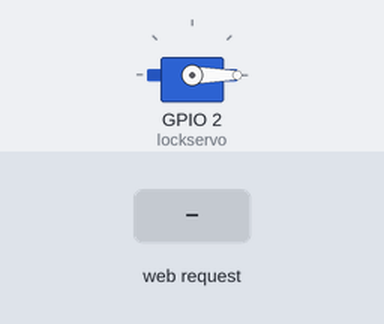
Simulated run of this sketch. Board: ESP8266 (NodeMCU). Shown: servo. The test bench sets the inputs (shaded band). WiFi joins after 1.5 s; servers stay silent unless stated.

Above: at 2.7 s.
2.8 s: HTTP request GET /LOCKON received
At 4.1 s:
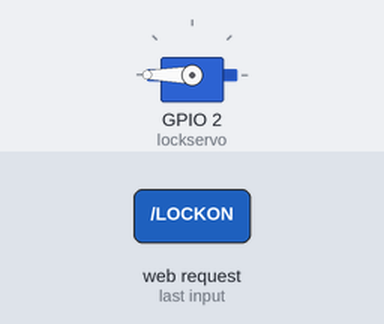
Timing chart, 0 to 9.4 s (numbered marks = the images above; inputs shaded):
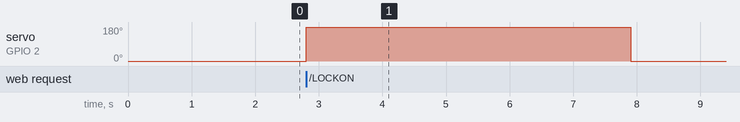

The sketch:

lock.ino
```cpp
#include <ESP8266WiFi.h>
#include <ESP8266mDNS.h>
#include <WiFiUdp.h>
#include <ArduinoOTA.h>
#include <Servo.h>

Servo lockservo;

const char* ssid = "ssid"; //接入wifi
const char* password = "password";

const char* assid = "ssid"; //创建ap接入点，新版本已取消ap模式使esp8266进入睡眠模式降低功耗
const char* asecret = "password";

WiFiServer server(80);

int connCount = 0;
int lockState = 0;
unsigned long previousMillis = 0;
const long interval = 5000; //开锁时长ms

void setup() {
  WiFi.mode(WIFI_STA);
  /*需要ap模式请取消此处注释，使用ap模式将无法进入睡眠模式降低功耗
  //WiFi.mode(WIFI_AP_STA);
  //WiFi.softAP(assid, asecret);
  */
  WiFi.begin(ssid, password);
  lockservo.attach(2); //定义舵机接口
  lockservo.write(0); //初始化舵机角度

  while (WiFi.waitForConnectResult() != WL_CONNECTED) { //30次连接不上跳出循环
    delay(500);
    if(connCount > 30) {
      break;
    }
    connCount += 1;
  }

  ArduinoOTA.begin();
  server.begin();
}


String prepareHtmlPage(){
  String htmlPage =
     String("HTTP/1.1 200 OK\r\n") +
            "Content-Type: text/html\r\n" +
            "Connection: close\r\n" +
            "\r\n" +

            "<!DOCTYPE html> <html>\n"+
            "<head><meta name=\"viewport\" content=\"width=device-width, initial-scale=1.0, user-scalable=no\">\n"+
            "<title>LOCK Control</title>\n"+
            "<style>html { font-family: Helvetica; display: inline-block; margin: 0px auto; text-align: center;}\n"+
            "body{margin-top: 50px;} h1 {color: #444444;margin: 50px auto 30px;} h3 {color: #444444;margin-bottom: 50px;}\n"+
            ".button {display: block;width: 120px;background-color: #1abc9c;border: none;color: white;padding: 13px 30px;text-decoration: none;font-size: 25px;margin: 0px auto 35px;cursor: pointer;border-radius: 4px;}\n"+
            ".button-on {background-color: #5AD2FF;}\n"+
            ".button-on:active {background-color: #DE341E;}\n"+

            ".button-off {background-color: #34495e;}\n"+
            ".button-off:active {background-color: #DE341E;}\n"+
            "p {font-size: 14px;color: #888;margin-bottom: 10px;}\n"+
            "</style>\n"+
            "</head>\n"+
            "<body>\n"+

            "<h1>LOCK state: <strong>""" + lockState + """</strong></h1>"
            "<form id='F1' action='LOCKON'><input class='button button-on' type='submit' value='ON' ></form><br>"+

            "</html>" +
            "\r\n";
  return htmlPage;
}

void loop() {
  ArduinoOTA.handle();

  WiFiClient client = server.available();
  if (client){
    while (client.connected()){
      if (client.available()){
        String line = client.readStringUntil('\r');
      if (line.indexOf("LOCKON") > 0 && lockState == 0){
        lockservo.write(180);
        delay(100); previousMillis = millis();
        lockState = 1;
        }
      if (line.length() == 1 && line[0] == '\n'){
        client.println(prepareHtmlPage());
        break;
        }
      }
    }
    wifi_set_sleep_type(LIGHT_SLEEP_T);
    delay(1000); //delay单位ms越高越省电建议不要超过5000ms
    client.flush();
  }
  unsigned long currentMillis = millis();
  if (currentMillis - previousMillis >= interval && lockState == 1){
    lockservo.write(0);
    delay(100);
    lockState = 0;
    }
}
```

Measured:
- after the input at 2.8 s, servo on GPIO 2 (lockservo): 0° → 180° at once, → 0° 5.1 s later
